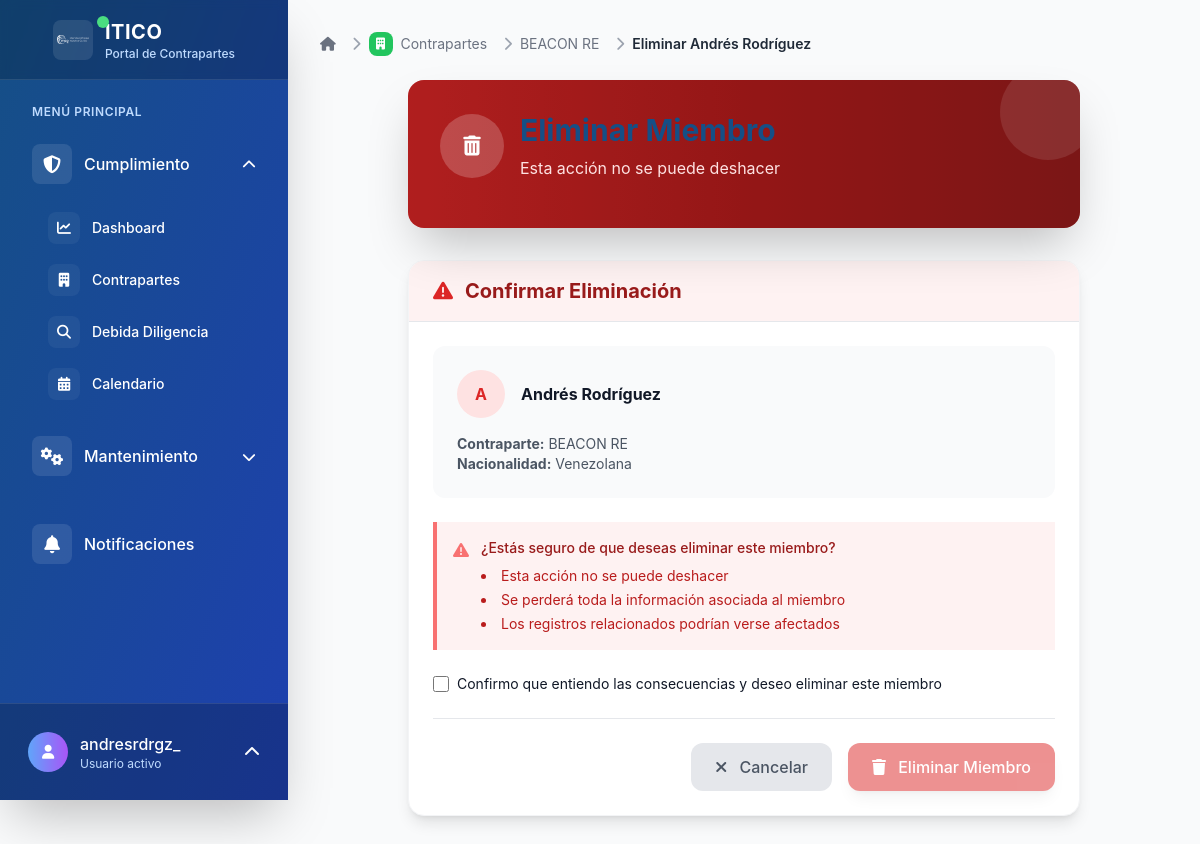
/contrapartes/miembros/5/eliminar/ (signed in), run on the app's committed database.
### contrapartes/models.py (models this page shows, shortened)
class Miembro(models.Model):
    TIPOS_PERSONA = [
        ('natural', 'Persona Natural'),
        ('juridica', 'Persona Jurídica'),
    ]
    CATEGORIAS = [
        ('shareholder', 'Shareholder'),
        ('executive', 'Executive'),
        ('ultimate_beneficial_owner', 'Ultimate Beneficial Owner'),
        ('board_of_director', 'Board of Director'),
    ]
    contraparte = models.ForeignKey(
        Contraparte,
        on_delete=models.CASCADE,
        related_name='miembros',
        verbose_name="Contraparte"
    )
    tipo_persona = models.CharField(
        max_length=20,
        choices=TIPOS_PERSONA,
        default='natural',
        verbose_name="Tipo de persona"
    )
    nombre = models.CharField(max_length=255, verbose_name="Nombre completo")
    numero_identificacion = models.CharField(
        max_length=50,
        verbose_name="Número de identificación",
        default="000000000"
    )
    nacionalidad = models.CharField(max_length=100, verbose_name="Nacionalidad")
    fecha_nacimiento = models.DateField(verbose_name="Fecha de nacimiento")
    categoria = models.CharField(
        max_length=30,
        choices=CATEGORIAS,
        default='shareholder',
        verbose_name="Categoría"
    )
    es_pep = models.BooleanField(
        default=False,
        verbose_name="PEP (Politically Exposed Person)",
        help_text="Indica si esta persona es una Persona Políticamente Expuesta"
    )
    posicion_pep = models.CharField(
        max_length=255,
        blank=True,
        null=True,
        verbose_name="Posición como PEP",
        help_text="Cargo o posición política que ocupa o ha ocupado la persona"
    )
    fecha_creacion = models.DateTimeField(auto_now_add=True, verbose_name="Fecha de creación")
    fecha_actualizacion = models.DateTimeField(auto_now=True, verbose_name="Última actualización")
    activo = models.BooleanField(default=True, verbose_name="Activo")
    class Meta:
        verbose_name = "Miembro"
        verbose_name_plural = "Miembros"
        unique_together = ['contraparte', 'numero_identificacion']
        ordering = ['nombre']

class Contraparte(models.Model):
    full_company_name = models.CharField(
        max_length=255,
        verbose_name="Full Company Name",
        help_text="Complete legal name of the company",
        blank=True,  # Allow empty for backward compatibility
        null=True
    )
    trading_name = models.CharField(
        max_length=255,
        blank=True,
        null=True,
        verbose_name="Trading Name",
        help_text="Commercial or trade name if different from legal name"
    )
    company_website = models.URLField(
        blank=True,
        null=True,
        verbose_name="Company Website",
        help_text="Official company website URL"
    )
    home_regulatory_body = models.CharField(
        max_length=255,
        blank=True,
        null=True,
        verbose_name="Home Regulatory Body or Supervisory Authority",
        help_text="Primary regulatory authority overseeing the company"
    )
    is_licensed_by_regulatory_body = models.BooleanField(
        null=True,
        blank=True,
        verbose_name="Is the company licensed by the Regulatory Body?",
        help_text="Whether the company holds necessary regulatory licenses"
    )
    is_publicly_listed = models.BooleanField(
        null=True,
        blank=True,
        verbose_name="Is the Company publicly listed?",
        help_text="Whether the company is publicly traded"
    )
    publicly_listed_country = models.CharField(
        max_length=100,
        blank=True,
        null=True,
        verbose_name="Country of public listing",
        help_text="Country where the company is publicly listed"
    )
    is_holding_company = models.BooleanField(
        null=True,
        blank=True,
        verbose_name="Is the Company a Holding Company?",
        help_text="Whether the company operates as a holding company"
    )
    external_auditors = models.TextField(
        blank=True,
        null=True,
        verbose_name="Name and Address of External Auditors",
        help_text="Details of the company's external auditing firm"
    )
    registered_address = models.TextField(
        verbose_name="Registered Address",
        help_text="Official registered address of the company",
        blank=True,  # Allow empty for backward compatibility
        null=True
    )
    business_address = models.TextField(
        blank=True,
        null=True,
        verbose_name="Business Address",
        help_text="Primary business operating address"
    )
    contact_telephone = models.CharField(
        max_length=50,
        blank=True,
        null=True,
        verbose_name="Contact Telephone Number",
        help_text="Primary contact phone number"
    )
    contact_email = models.EmailField(
        blank=True,
        null=True,
        verbose_name="Contact E-mail Address",
        help_text="Primary contact email address"
    )
    company_nature_business = models.TextField(
        verbose_name="Company Nature and Type of Business",
        help_text="Description of the company's business activities and nature",
        blank=True,  # Allow empty for backward compatibility
        null=True
    )
    domicile = models.CharField(
        max_length=100,
        verbose_name="Domicile",
        help_text="Legal domicile or jurisdiction of incorporation",
        blank=True,  # Allow empty for backward compatibility
        null=True
    )
    company_incorporation_registration = models.CharField(
        max_length=100,
        verbose_name="Company Incorporation/Registration",
        help_text="Registration or incorporation number",
        blank=True,  # Allow empty for backward compatibility
        null=True
    )
    date_incorporation = models.DateField(
        verbose_name="Date of Incorporation/Registration",
        help_text="Date when the company was legally incorporated",
        blank=True,  # Allow empty for backward compatibility
        null=True
    )
    number_of_employees = models.PositiveIntegerField(
        null=True,
        blank=True,
        verbose_name="Number of Employees",
        help_text="Current number of employees"
    )
    nombre = models.CharField(
        max_length=255,
        verbose_name="Nombre",
        blank=True,
        null=True,
        help_text="Legacy field - use full_company_name instead"
    )
    nacionalidad = models.CharField(
        max_length=100,
        verbose_name="Nacionalidad",
        blank=True,
        null=True,
        help_text="Legacy field - use domicile instead"
    )
    tipo = models.ForeignKey(
        TipoContraparte,
        on_delete=models.PROTECT,
        related_name='contrapartes',
        verbose_name="Tipo",
        limit_choices_to={'activo': True},
        help_text="Tipo de contraparte"
    )
    estado_nuevo = models.ForeignKey(
        EstadoContraparte,
        on_delete=models.PROTECT,
        related_name='contrapartes',
        verbose_name="Estado",
        limit_choices_to={'activo': True},
        help_text="Estado de la contraparte",
        null=True,
        blank=True
    )
    fecha_proxima_dd = models.DateField(
        verbose_name="Próxima Debida Diligencia",
        null=True,
        blank=True,
        help_text="Fecha de la próxima renovación de debida diligencia"
    )
    creado_por = models.ForeignKey(
        User,
        on_delete=models.PROTECT,
        related_name='contrapartes_creadas',
        verbose_name="Creado por"
    )
    fecha_creacion = models.DateTimeField(auto_now_add=True, verbose_name="Fecha de creación")
    fecha_actualizacion = models.DateTimeField(auto_now=True, verbose_name="Última actualización")
    descripcion = models.TextField(blank=True, null=True, verbose_name="Descripción")
    notas = models.TextField(blank=True, null=True, verbose_name="Notas adicionales")
    class Meta:
        verbose_name = "Contraparte"
        verbose_name_plural = "Contrapartes"
        ordering = ['-fecha_creacion']

### contrapartes/views.py (the view, shortened to what this page needs)
# urls.py: path('miembros/<int:pk>/eliminar/', views.MiembroDeleteView.as_view(), name='miembro_eliminar'),
class MiembroDeleteView(LoginRequiredMixin, DeleteView):
    model = Miembro
    template_name = 'contrapartes/miembro_eliminar.html'

### templates/contrapartes/miembro_eliminar.html (shortened to what this page needs)
{% extends 'base.html' %}
{% block breadcrumb %}
<nav aria-label="breadcrumb" class="mb-6">
    <ol class="flex items-center space-x-2 text-sm">
        <li class="flex items-center">
            <a href="{% url 'dashboard:index' %}" class="text-gray-500 hover:text-gray-700 transition-colors duration-200">
                <i class="fas fa-home"></i>
            </a>
        </li>
        <li class="flex items-center">
            <i class="fas fa-chevron-right text-gray-400 mx-2"></i>
            <a href="{% url 'contrapartes:lista' %}" class="flex items-center text-gray-500 hover:text-gray-700 transition-colors duration-200">
                <div class="flex items-center justify-center w-6 h-6 rounded-lg bg-green-500 text-white mr-2">
                    <i class="fas fa-building text-xs"></i>
                </div>
                Contrapartes
            </a>
        </li>
        <li class="flex items-center">
            <i class="fas fa-chevron-right text-gray-400 mx-2"></i>
            <a href="{% url 'contrapartes:detalle' object.contraparte.pk %}" class="text-gray-500 hover:text-gray-700 transition-colors duration-200">
                {{ object.contraparte.nombre|default:object.contraparte.full_company_name|default:"Sin nombre"|truncatechars:20 }}
            </a>
        </li>
        <li class="flex items-center">
            <i class="fas fa-chevron-right text-gray-400 mx-2"></i>
            <span class="font-semibold text-gray-800">Eliminar {{ object.nombre|truncatechars:20 }}</span>
        </li>
    </ol>
</nav>
{% endblock %}
{% block content %}
<div class="max-w-2xl mx-auto">
    <div class="mb-8">
        <div class="bg-gradient-to-r from-red-600 via-red-700 to-red-800 rounded-2xl p-8 text-white shadow-2xl relative overflow-hidden">
            <div class="absolute inset-0 bg-black bg-opacity-20"></div>
            <div class="absolute -top-4 -right-4 w-24 h-24 bg-white bg-opacity-10 rounded-full"></div>
            <div class="relative z-10">
                <div class="flex items-center mb-4">
                    <div class="w-16 h-16 rounded-full bg-white bg-opacity-20 flex items-center justify-center text-white font-bold text-xl mr-4">
                        <i class="fas fa-trash-alt"></i>
                    </div>
                    <div>
                        <h1 class="text-3xl font-bold mb-2">Eliminar Miembro</h1>
                        <p class="text-red-100">Esta acción no se puede deshacer</p>
                    </div>
                </div>
            </div>
        </div>
    </div>
    <div class="bg-white rounded-2xl shadow-lg border border-gray-100 overflow-hidden">
        <div class="px-6 py-4 border-b border-gray-200 bg-red-50">
            <h2 class="text-xl font-bold text-red-800 flex items-center">
                <i class="fas fa-exclamation-triangle mr-3 text-red-600"></i>
                Confirmar Eliminación
            </h2>
        </div>
        <div class="p-6">
            <div class="bg-gray-50 rounded-xl p-6 mb-6">
                <div class="flex items-center mb-4">
                    <div class="w-12 h-12 rounded-full bg-red-100 flex items-center justify-center text-red-600 font-bold mr-4">
                        {{ object.nombre|first|upper }}
                    </div>
                    <div>
                        <h3 class="font-bold text-gray-900">{{ object.nombre }}</h3>
                    </div>
                </div>
                <div class="text-sm text-gray-600">
                    <p><strong>Contraparte:</strong> {{ object.contraparte.nombre|default:object.contraparte.full_company_name|default:"Sin nombre" }}</p>
                    <p><strong>Nacionalidad:</strong> {{ object.nacionalidad }}</p>
                </div>
            </div>
            <div class="bg-red-50 border-l-4 border-red-400 p-4 mb-6">
                <div class="flex">
                    <div class="flex-shrink-0">
                        <i class="fas fa-exclamation-triangle text-red-400"></i>
                    </div>
                    <div class="ml-3">
                        <h3 class="text-sm font-medium text-red-800">
                            ¿Estás seguro de que deseas eliminar este miembro?
                        </h3>
                        <div class="mt-2 text-sm text-red-700">
                            <ul class="list-disc list-inside space-y-1">
                                <li>Esta acción no se puede deshacer</li>
                                <li>Se perderá toda la información asociada al miembro</li>
                                <li>Los registros relacionados podrían verse afectados</li>
                            </ul>
                        </div>
                    </div>
                </div>
            </div>
            <form method="post" class="space-y-6">
                <div class="flex items-center">
                    <input type="checkbox" id="confirm-delete" name="confirm" required
                           class="h-4 w-4 text-red-600 focus:ring-red-500 border-gray-300 rounded">
                    <label for="confirm-delete" class="ml-2 block text-sm text-gray-900">
                        Confirmo que entiendo las consecuencias y deseo eliminar este miembro
                    </label>
                </div>
                <div class="flex flex-col sm:flex-row gap-4 sm:justify-end pt-6 border-t border-gray-200">
                    <a href="{% url 'contrapartes:miembro_detalle' object.pk %}" class="px-6 py-3 text-gray-600 bg-gray-200 rounded-xl hover:bg-gray-300 transition-all duration-300 text-center font-medium">
                        <i class="fas fa-times mr-2"></i>
                        Cancelar
                    </a>
                    <button type="submit"
                            class="px-6 py-3 bg-red-600 text-white rounded-xl hover:bg-red-700 transition-all duration-300 font-medium shadow-lg hover:shadow-xl transform hover:-translate-y-0.5 disabled:opacity-50 disabled:cursor-not-allowed disabled:transform-none"
                            id="delete-button" disabled>
                        <i class="fas fa-trash mr-2"></i>
                        Eliminar Miembro
                    </button>
                </div>
            </form>
        </div>
    </div>
</div>
{% endblock %}

### templates/partials/user_menu.html (shortened to what this page needs)
{% if user.is_authenticated %}
    <div class="p-4 border-t border-white border-opacity-10 bg-black bg-opacity-20 flex-shrink-0">
        <div class="relative">
            <button id="user-menu-button" class="group flex items-center w-full text-white hover:bg-white hover:bg-opacity-10 p-3 rounded-xl transition-all duration-300">
                <div class="flex items-center justify-center w-10 h-10 rounded-full bg-gradient-to-r from-blue-400 to-purple-500 mr-3 group-hover:scale-110 transition-transform duration-300 overflow-hidden">
                    {% if user.profile.profile_picture %}
                        <img src="{{ user.profile.profile_picture.url }}"
                             alt="{{ user.get_full_name|default:user.username }}"
                             class="w-full h-full object-cover">
                    {% else %}
                        <i class="fas fa-user text-sm"></i>
                    {% endif %}
                </div>
                <div class="flex-1 text-left">
                    <p class="font-medium truncate group-hover:translate-x-1 transition-transform duration-300">{{ user.get_full_name|default:user.username }}</p>
                    <p class="text-xs text-blue-200">Usuario activo</p>
                </div>
                <i class="fas fa-chevron-up ml-2 transform group-hover:rotate-180 transition-transform duration-300" id="chevron-icon"></i>
            </button>
        </div>
    </div>
{% endif %}

### data on the page
Miembro: contraparte.nombre "BEACON RE", nombre "Andrés Rodríguez", nombre|first "A", nacionalidad "Venezolana"

### other printed values
{{ user.get_full_name|default:user.username }} "andresrdrgz_"
